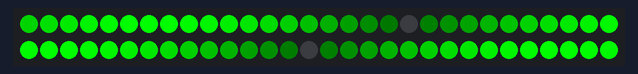
A program run on a simulated Raspberry Pi (BCM pin numbers). Parts: 60 RGB LEDs in strip order, left to right, continuing on the next row. Threads take turns every 2 ms; what the program prints to the terminal is not drawn. At 10.0 s the program stops and its outputs stay as they are.

Above: at 0.15 s.
At 0.76 s:
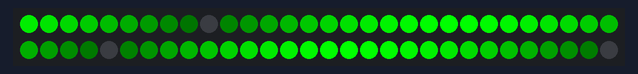
At 1.37 s:
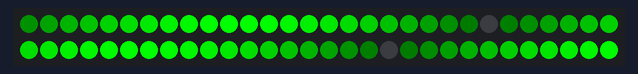
At 4.74 s:
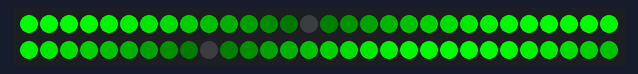
At 9.64 s:
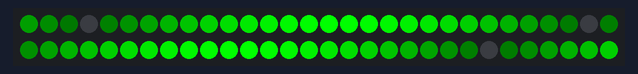

The program:

LgreenWaveLight.py
```python
import sys
import os
import board
import neopixel
import time
import math
import threading

# --- 自动申请sudo权限 ---
if os.geteuid() != 0:
    print("正在自动请求sudo权限...")
    os.execvp("sudo", ["sudo", sys.executable] + sys.argv)

NUM_PIXELS = 60
pixels = neopixel.NeoPixel(board.D18, NUM_PIXELS, brightness=1.0, auto_write=False)

# 定义颜色
color = (0, 255, 0)  # 绿色的RGB值

# 炫酷绿色波动效果
def greenWaveLight(stop_event):
    print("模式一：炫酷绿色波动（Ctrl+C 可退出）")
    t = 0
    try:
        while not stop_event.is_set():  # 检查是否需要停止
            for i in range(NUM_PIXELS):
                brightness = (math.sin((i / 4.0) + t) + 1) / 2
                g = int(brightness * 255)
                pixels[i] = (color[0], g, color[2])
            pixels.show()
            t += 0.15
            time.sleep(0.03)
    except KeyboardInterrupt:
        print("\n退出中，关闭灯光...")
        pixels.fill((0, 0, 0))
        pixels.show()

# 启动模式的线程
def start_light_mode(mode_function):
    stop_event = threading.Event()  # 创建停止事件
    mode_thread = threading.Thread(target=mode_function, args=(stop_event,))
    mode_thread.start()
    return stop_event, mode_thread

if __name__ == "__main__":
    stop_event, mode_thread = start_light_mode(greenWaveLight)

    # 等待 10 秒钟模拟模式切换（你可以修改这个部分进行手动切换）
    time.sleep(10)

    # 停止当前模式
    stop_event.set()
    mode_thread.join()  # 等待当前模式线程退出
    print("模式已停止")

    # 你可以在此处切换到其他模式
    # 例如：start_light_mode(anotherModeFunction)
```
